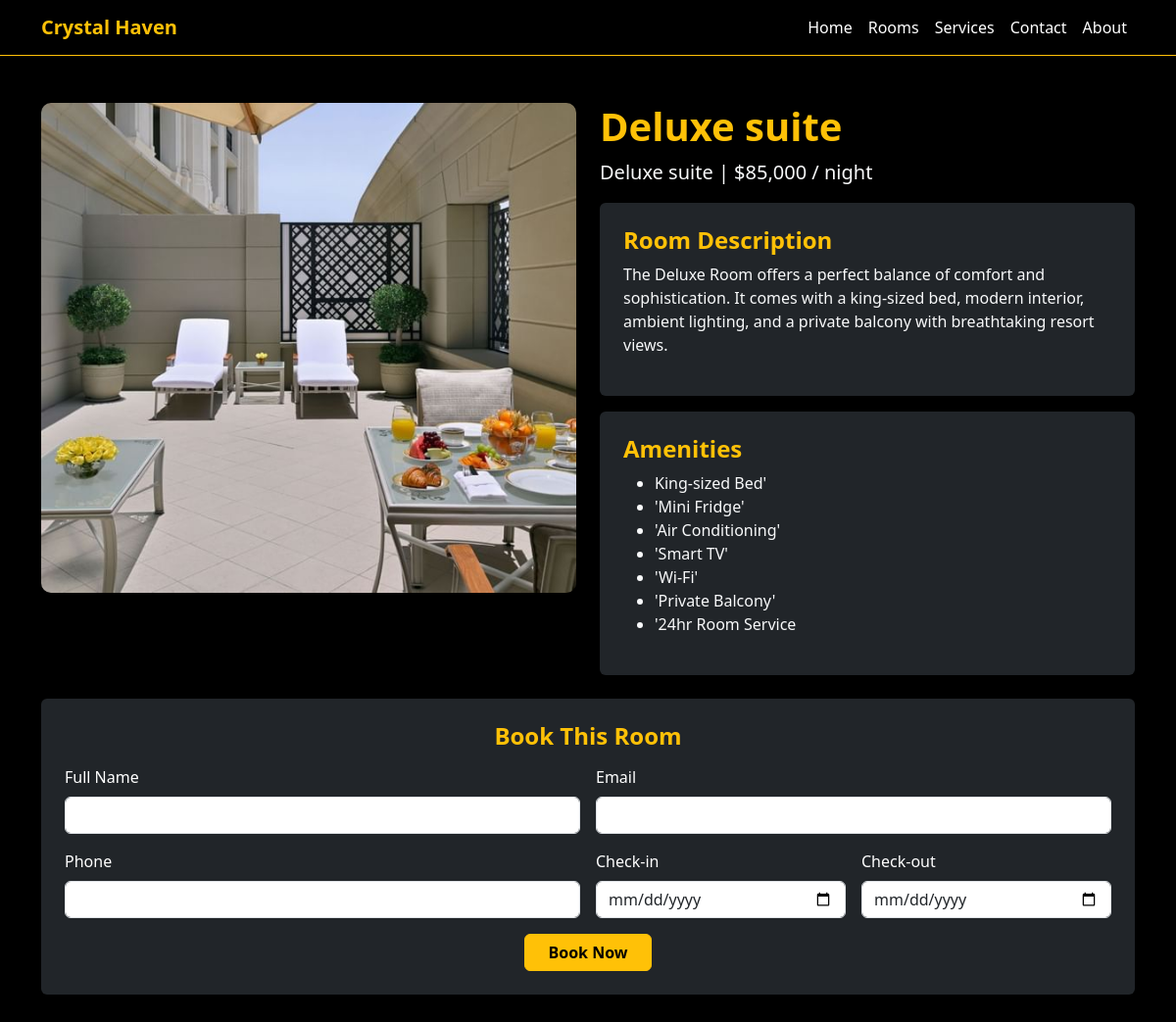
Screenshot of /room.php?id=1 with the database file from the repository.
### tables this page shows
CREATE TABLE IF NOT EXISTS `room_images` (
  `id` int NOT NULL AUTO_INCREMENT,
  `room_id` int NOT NULL,
  `image_path` varchar(255) NOT NULL,
  PRIMARY KEY (`id`),
  KEY `room_id` (`room_id`)
);

CREATE TABLE IF NOT EXISTS `rooms` (
  `id` int NOT NULL AUTO_INCREMENT,
  `room_name` varchar(500) NOT NULL,
  `room_type` varchar(100) NOT NULL,
  `description` varchar(5000) NOT NULL,
  `room_amenities` varchar(200) NOT NULL,
  `price_per_night` mediumtext NOT NULL,
  `featured_image` varchar(100) NOT NULL,
  `availabity_status` varchar(100) NOT NULL,
  `room_images` text,
  PRIMARY KEY (`id`)
);

### room.php (the view, shortened to what this page needs)
<?php
require "config/db-connect.php";
$id = isset($_GET['id']) ? $_GET['id'] : null;
if ($id) {
  $stmt = $pdo->prepare("SELECT * FROM rooms WHERE id = ?");
  $stmt->execute([$id]);
  $room = $stmt->fetch(PDO::FETCH_ASSOC);
  $stmtImages = $pdo->prepare("SELECT image_path FROM room_images WHERE room_id = ?");
  $stmtImages->execute([$id]);
  $roomImages = $stmtImages->fetchAll(PDO::FETCH_ASSOC);
}
?>
<!DOCTYPE html>
<html lang="en">
<head>
<link rel="stylesheet" href="assets/bootstrap/css/bootstrap.min.css">
</head>
<body class="bg-black text-white">
<nav class="navbar navbar-expand-lg navbar-dark bg-black border-bottom border-warning">
  <div class="container">
    <a class="navbar-brand text-warning fw-bold" href="index.php">Crystal Haven</a>
    <div class="collapse navbar-collapse" id="navbarNav">
      <ul class="navbar-nav ms-auto">
        <li class="nav-item"><a class="nav-link text-white" href="index.php">Home</a></li>
        <li class="nav-item"><a class="nav-link text-white" href="rooms.php">Rooms</a></li>
        <li class="nav-item"><a class="nav-link text-white" href="services.php">Services</a></li>
        <li class="nav-item"><a class="nav-link text-white" href="contact.php">Contact</a></li>
        <li class="nav-item"><a class="nav-link text-white" href="about.php">About</a></li>
      </ul>
    </div>
  </div>
</nav>
<div class="container py-5">
<?php if (!empty($room)) { ?>
  <div class="row mb-4">
    <div class="col-md-6 mb-4">
      <div class="slideshow-container">
        <?php
        $first = true;
        foreach ($roomImages as $index => $img) {
            $activeClass = $first ? "active" : "";
            echo '<img src="' . $img['image_path'] . '" class="slide-image ' . $activeClass . '" alt="' . $room['room_name'] . '">';
            $first = false;
        }
        ?>
      </div>
    </div>
    <div class="col-md-6">
      <h1 class="text-warning fw-bold"><?php echo $room['room_name']; ?></h1>
      <p class="lead text-light"><?php echo $room['room_type']; ?> | <?php echo $room['price_per_night']; ?> / night</p>
      <div class="bg-dark p-4 rounded shadow mb-3">
        <h4 class="text-warning fw-bold mb-2">Room Description</h4>
        <p class="text-light"><?php echo $room['description']; ?></p>
      </div>
      <div class="bg-dark p-4 rounded shadow">
        <h4 class="text-warning fw-bold mb-2">Amenities</h4>
        <ul class="text-light">
        <?php
        $amenities = explode(",", $room['room_amenities']);
        foreach ($amenities as $item) {
            echo "<li>" . trim($item) . "</li>";
        }
        ?>
        </ul>
      </div>
    </div>
  </div>
  <div class="bg-dark p-4 rounded shadow">
    <h4 class="text-warning fw-bold mb-3 text-center">Book This Room</h4>
    <form action="https://formspree.io/f/xovpzkqw" method="POST">
      <div class="row g-3">
        <div class="col-md-6">
          <label class="form-label">Full Name</label>
          <input type="text" name="fullname" class="form-control" required>
        </div>
        <div class="col-md-6">
          <label class="form-label">Email</label>
          <input type="email" name="email" class="form-control" required>
        </div>
        <div class="col-md-6">
          <label class="form-label">Phone</label>
          <input type="text" name="phone" class="form-control" required>
        </div>
        <div class="col-md-3">
          <label class="form-label">Check-in</label>
          <input type="date" name="checkin" class="form-control" required>
        </div>
        <div class="col-md-3">
          <label class="form-label">Check-out</label>
          <input type="date" name="checkout" class="form-control" required>
        </div>
        <div class="col-12 text-center mt-3">
          <button type="submit" class="btn btn-warning fw-bold px-4">Book Now</button>
        </div>
      </div>
    </form>
  </div>
<?php } else { ?>
  <div class="alert alert-danger text-center mt-5">Room not found.</div>
<?php } ?>
</div>
</body>
</html>

### room.php (style rules this page uses)
.slideshow-container { position: relative; width: 100%; height: 500px; border-radius: 10px; overflow: hidden; margin-bottom: 20px; }
.slide-image { width: 100%; height: 100%; object-fit: cover; position: absolute; top: 0; left: 0; opacity: 0; transition: opacity 1s; }
.slide-image.active { opacity: 1; }

### rows the page displays
room_images: image_path (picture)
rooms: room_name "Deluxe suite", room_type "Deluxe suite", price_per_night "$85,000", description "The Deluxe Room offers a perfect balance of comfort and sophistication. It comes with a king-sized bed, modern interior, ambient lighting, and a private balcony with breathtaking resort views.", room_amenities "King-sized Bed'", room_amenities "'Mini Fridge'", room_amenities "'Air Conditioning'", room_amenities "'Smart TV'", room_amenities "'Wi-Fi'", room_amenities "'Private Balcony'", room_amenities "'24hr Room Service"
